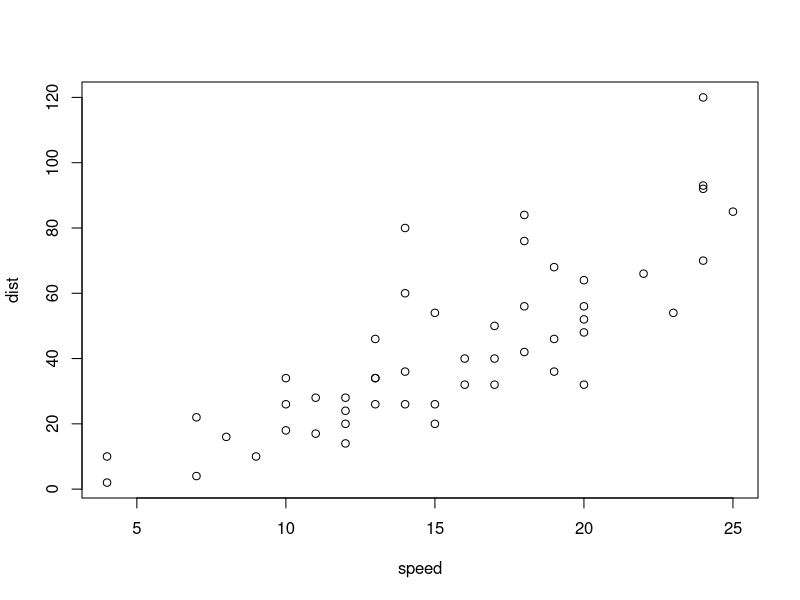
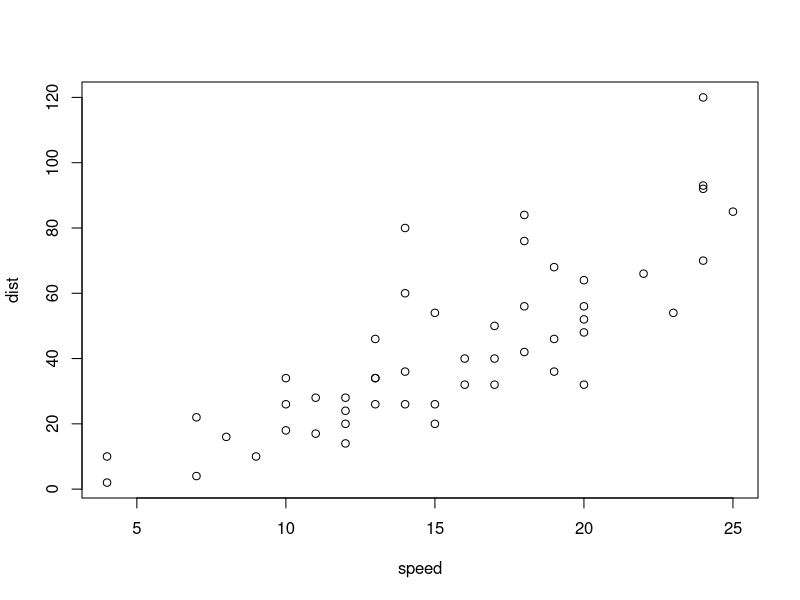
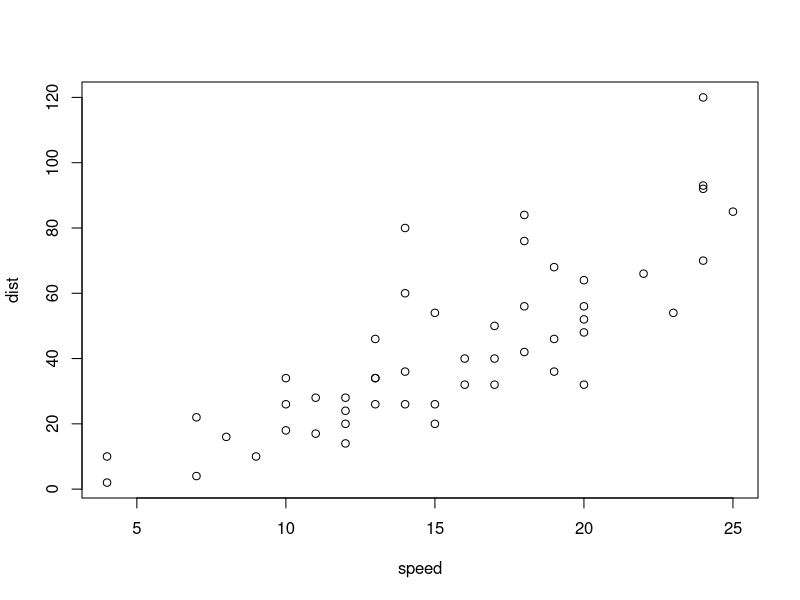
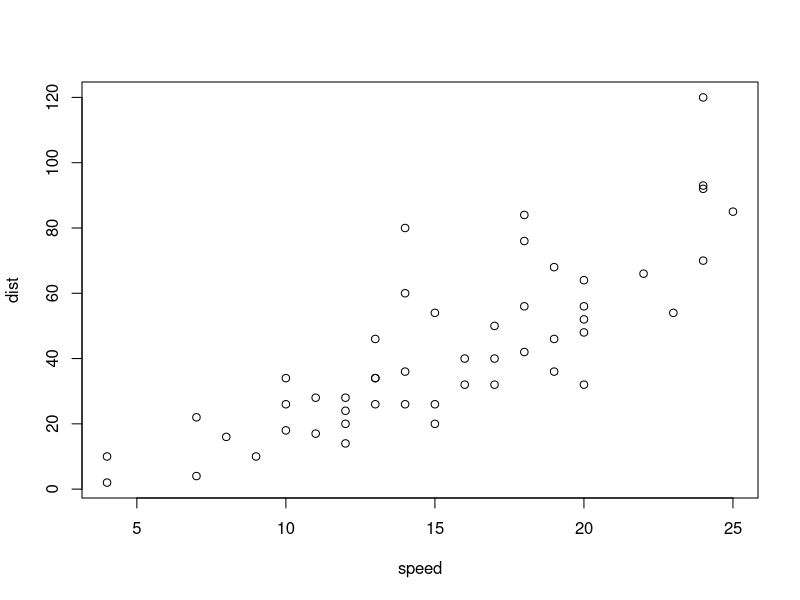
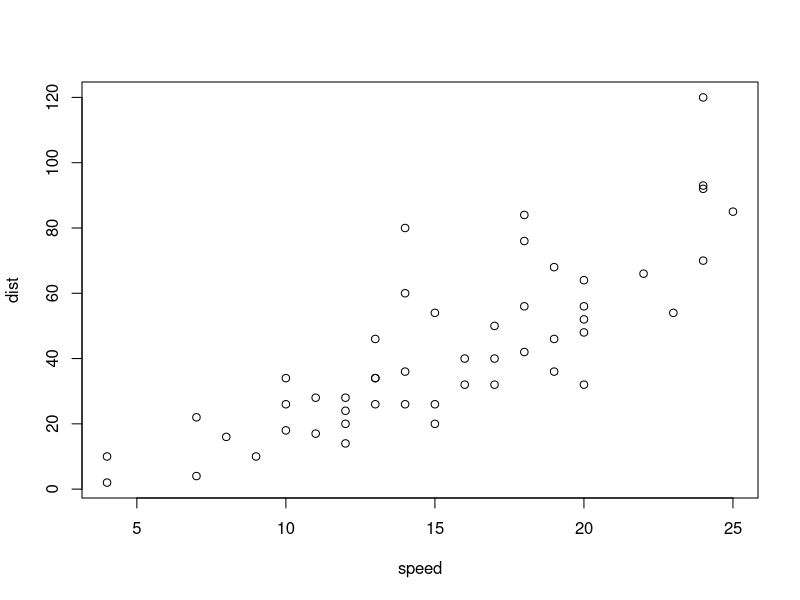
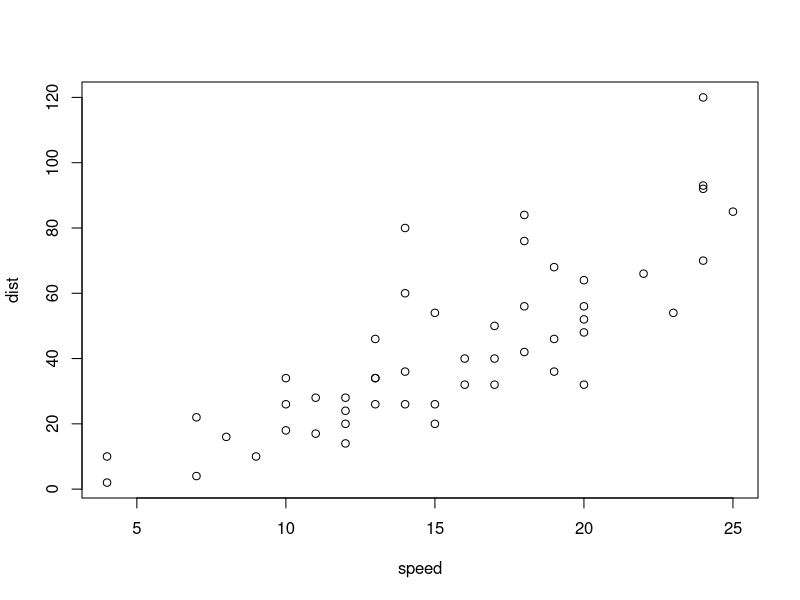

Recreate these plots in R, in order.
## ---- chunk 1
plot(cars)
## ---- chunk 2
plot(cars)
## ---- chunk 3
plot(cars)

## ---- chunk 4
plot(cars)
## ---- chunk 5
plot(cars)
## ---- chunk 6
plot(cars)
